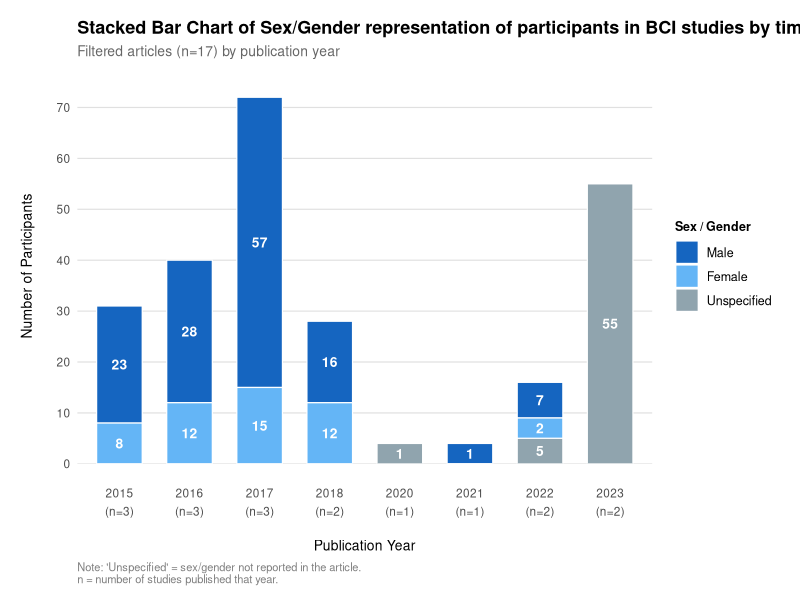
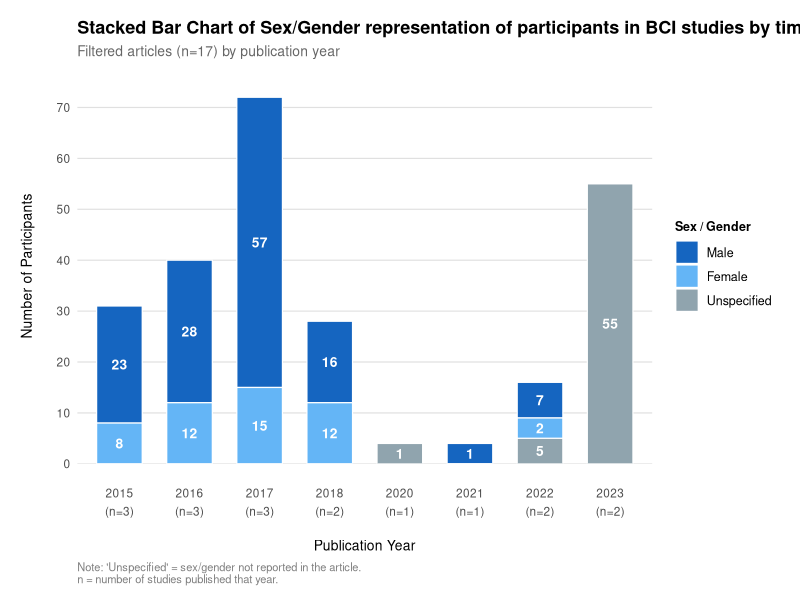

Recreate these plots in R, in order.
# Remove note to install packages if not done before
#install.packages(c("ggplot2", "dplyr", "tidyr", "scales")

library(ggplot2)
library(dplyr)
library(tidyr)
library(scales)


# Data withou csv (Remove #Note to use)
#data <- data.frame(
#  article = c(
#   "Rehabilitation of hand in subacute tetraplegic patients",
#    "Long-Term Training with BMI-Based Gait Protocol",
#   "Decoding of Pain Perception - Case Study",
#    "Motor imagery in SCI modulated by somatotopic coding",
#    "Influence of central neuropathic pain on BCI performance",
#   "Optimized AI technique for identifying motor imagery from EEGs",
#    "Effects of BCI-controlled FES on Shoulder Subluxation",
#    "DiSCIoser RCT",
#    "BCI targeting non-motor functions - case report",
#    "Clustered ERSP feature in right hand motor imagery",
#    "Coherence based GCN for motor imagery after SCI",
#    "Preservation of hand movement representation in amputees",
#    "Surface EEG-tDCS Closed-Loop System",
#    "Imagine squeezing a cactus - affective motor imagery",
#    "Effects of Peripheral Haptic Feedback on BCI Control",
#   "Hybrid BCI and FES for Tetraplegia",
#    "Training with BMI visuotactile feedback and locomotion"
#  ),
#  year        = c(2016,2016,2020,2017,2015,2022,2016,2023,2015,2022,2023,2017,2017,2018,2021,2015,2018),
#  male        = c(  12,   6,   0,  42,  20,   0,  10,   0,   1,   7,   0,  12,   3,  10,   1,   2,   6),
#  female      = c(   0,   2,   0,   7,   8,   0,  10,   0,   0,   2,   0,   5,   3,  10,   0,   0,   2),
#  unspecified = c(   0,   0,   1,   0,   0,   5,   0,  30,   0,   0,  25,   0,   0,   0,   0,   0,   0),
#  stringsAsFactors = FALSE
#)

# Loading Data From .csv

data <- read.csv("Figure6DataExtraction.csv", stringsAsFactors = FALSE)
names(data) <- c("article", "year", "male", "female", "unspecified")

# Aggregate by year

years_with_data <- sort(unique(data$year))
year_chars      <- as.character(years_with_data)

male_sum  <- tapply(data$male,          data$year, sum)[year_chars]
fem_sum   <- tapply(data$female,        data$year, sum)[year_chars]
unsp_sum  <- tapply(data$unspecified,   data$year, sum)[year_chars]
n_studies <- tapply(rep(1, nrow(data)), data$year, sum)[year_chars]

for (y in year_chars) {
  cat(y, "| Studies:", n_studies[y],
      "| Male:", male_sum[y], "| Female:", fem_sum[y],
      "| Unspecified:", unsp_sum[y],
      "| Total:", male_sum[y]+fem_sum[y]+unsp_sum[y], "\n")
}




n_years <- length(years_with_data)

agg <- data.frame(
  year  = rep(years_with_data, 3),
  Sex   = c(rep("Male",n_years), rep("Female",n_years), rep("Unspecified",n_years)),
  Count = c(male_sum[year_chars], fem_sum[year_chars], unsp_sum[year_chars]),
  stringsAsFactors = FALSE
)

x_labels        <- paste0(years_with_data, "\n(n=", n_studies[year_chars], ")")
names(x_labels) <- years_with_data

agg$year_label <- factor(x_labels[as.character(agg$year)], levels = x_labels)
agg$Sex        <- factor(agg$Sex, levels = c("Male","Female","Unspecified"))

agg$display_count <- ifelse(agg$Count > 0 & agg$Count < 4, 4, agg$Count)

# Plotting

fig6 <- ggplot(agg, aes(x = year_label, y = display_count, fill = Sex)) +
  
  geom_bar(stat = "identity", position = "stack",
           width = 0.65, color = "white", linewidth = 0.4) +
  
  geom_text(
    data     = agg[agg$Count > 0, ],
    aes(label = Count),
    position = position_stack(vjust = 0.5),
    color = "white", size = 3.5, fontface = "bold", family = "Helvetica"
  ) +
  
  scale_fill_manual(
    values = c("Male"="#1565C0","Female"="#64B5F6","Unspecified"="#90A4AE"),
    name   = "Sex / Gender"
  ) +
  
  scale_y_continuous(expand = expansion(mult=c(0,0.08)), breaks = pretty_breaks(n=6)) +
  
  labs(
    title    = "Stacked Bar Chart of Sex/Gender representation of participants in BCI studies by time periods",
    subtitle = "Filtered articles (n=17) by publication year",
    x        = "Publication Year",
    y        = "Number of Participants",
    caption  = "Note: 'Unspecified' = sex/gender not reported in the article.\nn = number of studies published that year."
  ) +
  
  theme_minimal(base_family = "Helvetica") +
  theme(
    plot.title         = element_text(size=13, face="bold", hjust=0),
    plot.subtitle      = element_text(size=10, color="grey40", hjust=0),
    plot.caption       = element_text(size=8,  color="grey50", hjust=0),
    axis.title.x = element_text(size = 10, margin = margin(t = 15)),
    axis.title.y = element_text(size = 10, margin = margin(r = 15)),
    axis.text.x  = element_text(size = 8.5, lineheight = 1.3, margin = margin(t = 15)),
    axis.text          = element_text(size=8.5),
    legend.title       = element_text(size=9, face="bold"),
    legend.text        = element_text(size=9),
    legend.position    = "right",
    panel.grid.major.x = element_blank(),
    panel.grid.minor   = element_blank(),
    panel.grid.major.y = element_line(color="grey88", linewidth=0.4),
    plot.margin        = margin(t=15, r=15, b=10, l=15)
  )

print(fig6)

ggsave("figure6_sex_demographics.png",
       plot=fig6, width=12, height=7, dpi=300, bg="white")
